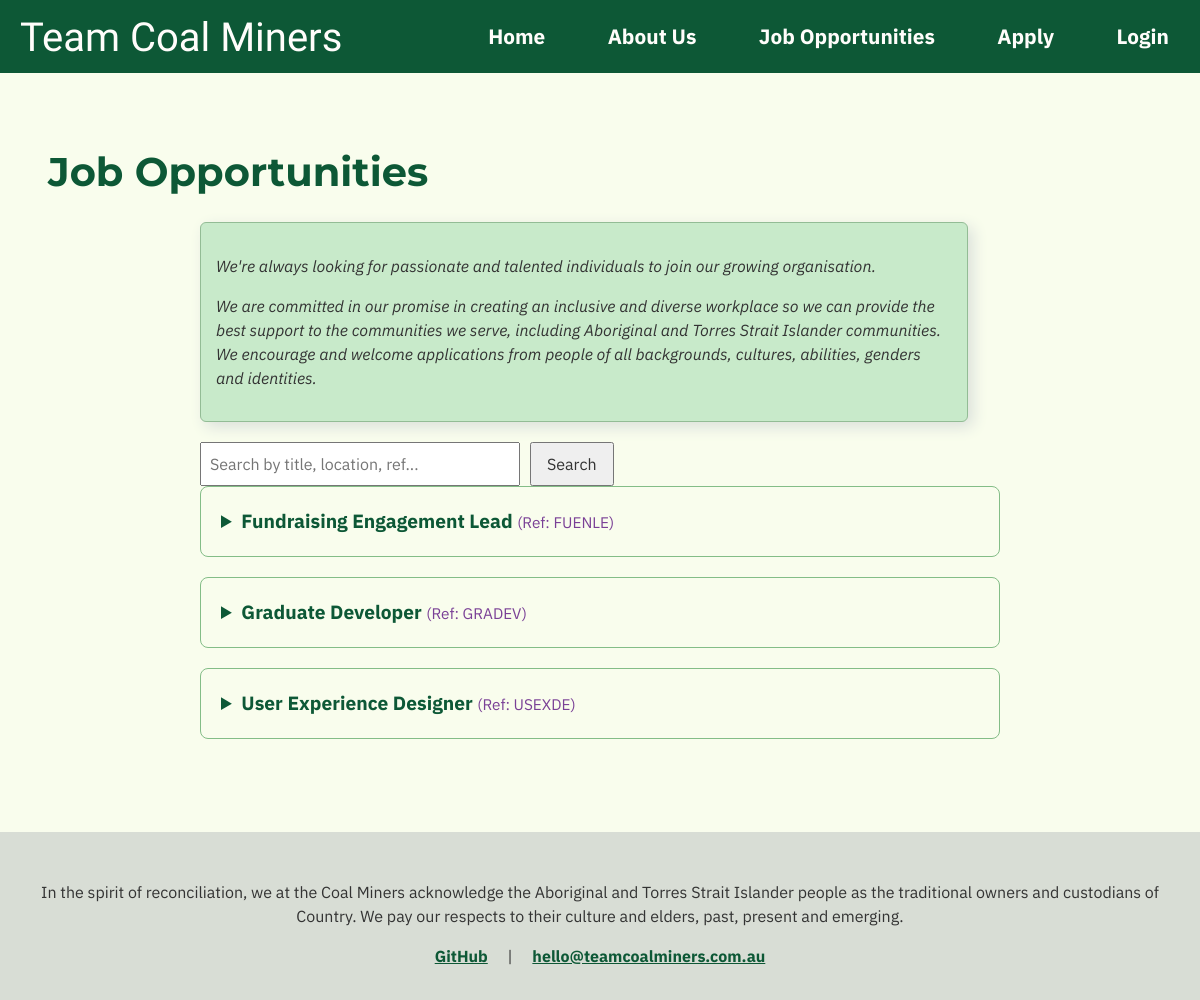
Before: /jobs.php with the older database file.
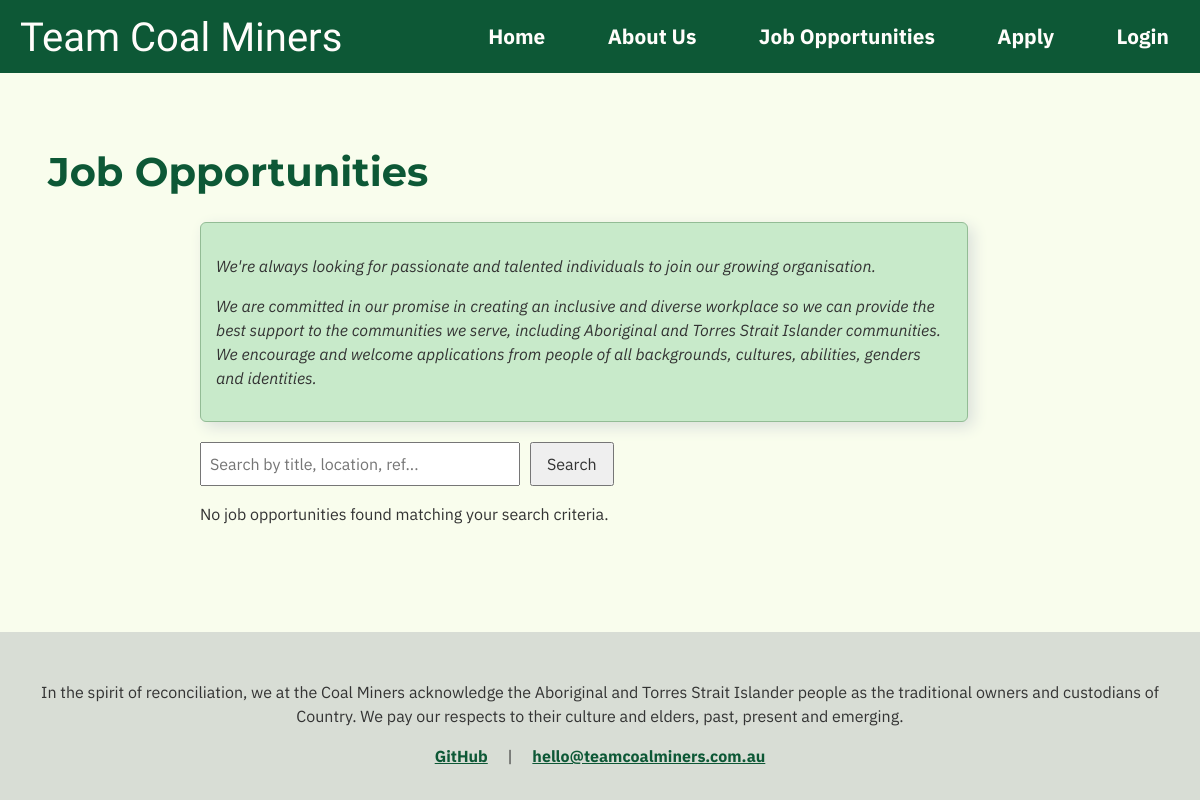
After: the same page with the newer database file.
### tables this page shows
CREATE TABLE `jobs` (
  `job_id` int(11) NOT NULL,
  `job_reference_number` varchar(7) NOT NULL,
  `job_title` varchar(100) NOT NULL,
  `job_description` varchar(1000) NOT NULL,
  `job_salary` int(7) NOT NULL,
  `job_requirements` varchar(1000) NOT NULL
);

### jobs.php (the view, shortened to what this page needs)
<?php
$search = trim($_GET['search'] ?? '');
$jobs = [];
try {
    $pdo = new PDO("mysql:host=localhost;dbname=coalminers_db", "root", "");
    $pdo->setAttribute(PDO::ATTR_ERRMODE, PDO::ERRMODE_EXCEPTION);
    if ($search !== '') {
        $stmt = $pdo->prepare("SELECT * FROM jobs WHERE job_title LIKE ? OR job_location LIKE ? OR job_reference_number LIKE ? OR job_description LIKE ? ORDER BY job_title ASC");        $searchTerm = "%" . $search . "%";
        $stmt->execute([$searchTerm, $searchTerm, $searchTerm, $searchTerm]);
    } else {
        $stmt = $pdo->prepare("SELECT * FROM jobs ORDER BY job_title ASC");
        $stmt->execute();
    }
    $jobs = $stmt->fetchAll(PDO::FETCH_ASSOC);
} catch (PDOException $e) {
    $error = "Database error: " . $e->getMessage();
}
?>
<!DOCTYPE html>
<html lang="en">
<head>
    <link rel="stylesheet" href="style/style.css">
</head>
<body>
    <header>
        <?php
            include('nav.inc')
        ?>
    </header>
    <main>
        <h1>Job Opportunities</h1>
        <div id="opportunities" style="max-width: 800px; margin: 0 auto; padding: 0 15px; display: flex; flex-direction: column;">
            <aside style="  font-style:italic;
                            background-color:#c8eaca;
                            border: solid 1px #93bc95;
                            box-shadow: 5px 5px 15px #dae0db;
                            padding: 15px;
                            border-radius: 6px;
                            margin-bottom: 20px;">
                <p>We're always looking for passionate and talented individuals to join our growing organisation.</p>
                <p>We are committed in our promise in creating an inclusive and diverse workplace so we can provide the best support to the communities we serve, including Aboriginal and Torres Strait Islander communities. We encourage and welcome applications from people of all backgrounds, cultures, abilities, genders and identities. </p>
            </aside>
        <div class="search-container" style="margin-bottom: 25px; width:100%;">
            <form method="GET" style="display: flex; gap: 10px; align-items: center; flex-wrap: wrap;">
            <input type="text" name="search" placeholder="Search by title, location, ref..." value="<?php echo htmlspecialchars($search); ?>" style="padding: 8px; width: 300px; max-width: 100%;">
            <button type="submit" style="padding: 8px 15px;">Search</button>
        </form>
        <div>
        <div id="job-list">
            <?php if (count($jobs) > 0): ?>
                <?php foreach ($jobs as $job): ?>
                    <details>
                        <summary style="font-weight: bold; cursor: pointer; color: #0d5836; font-size: 1.2em;">
                            <?php echo htmlspecialchars($job['job_title']); ?>
                            <span style="font-size: 0.8em; color: #7a4096; font-weight: normal;">(Ref: <?php echo htmlspecialchars($job['job_reference_number']); ?>)</span>
                        </summary>
                    </details>
                <?php endforeach; ?>
            <?php else: ?>
                <p>No job opportunities found matching your search criteria.</p>
            <?php endif; ?>
        </div>
    </main>
    <footer>
        <?php include('footer.inc'); ?>
    </footer>
</body>
</html>

Changed rows visible on the page:
removed jobs: job_title "Fundraising Engagement Lead", job_reference_number "FUENLE"
removed jobs: job_title "Graduate Developer", job_reference_number "GRADEV"
removed jobs: job_title "User Experience Designer", job_reference_number "USEXDE"
Other visible differences:
text now shown: "No job opportunities found matching your search criteria."
